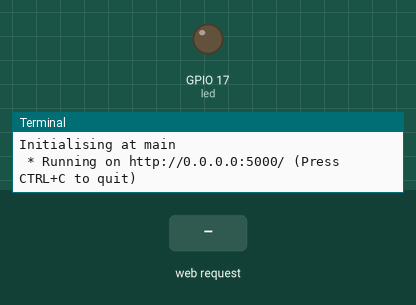
A program run on a simulated Raspberry Pi (BCM pin numbers). Shown: output pins drawn as LEDs (lit = HIGH), the last lines printed to the terminal. The test bench sets the inputs (shaded band). The clock reads 2024-03-15 10:24:30 at power-on unless the program sets it.

Above: at 1.2 s.
1.3 s: HTTP request for / received with the fields Button1=on
At 2.2 s:
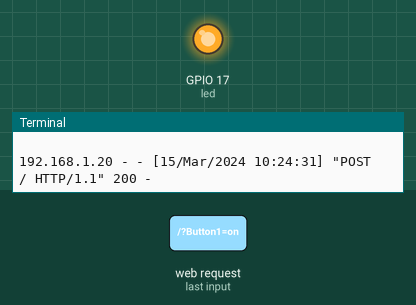
4.3 s: HTTP request for / received with the fields Button1=off
At 5.7 s:
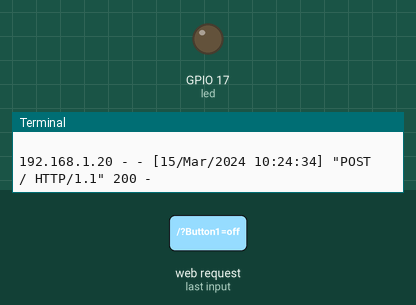
Timing chart, 0 to 7.3 s (numbered marks = the images above; inputs shaded):
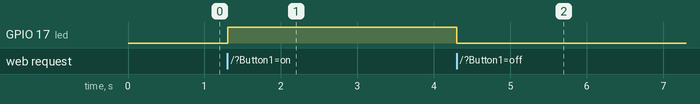

Measured:
- after the input at 1.3 s, GPIO 17 (led): LOW → HIGH at once
- after the input at 4.3 s, GPIO 17 (led): HIGH → LOW at once

The program:

p1.py
```python
# import required modules
from flask import Flask, render_template, Response, request
from time import sleep
import RPi.GPIO as GPIO
led=17
GPIO.setmode(GPIO.BCM)
GPIO.setup(led,GPIO.OUT)
app = Flask(__name__)

@app.route("/", methods=['GET', 'POST'])
def index():
    #print(request.method)
    if request.method == 'POST':
        if request.form.get('Button1') == 'on':
            print("Turning LED on\n")
            GPIO.output(led,True)
        elif request.form.get('Button1') == 'off':
            print('Turning LED off\n')
            GPIO.output(led,False)
        else:
            # pass # unknown
            print("Unknown Button pressed")
    elif request.method == 'GET':
        print("Get method called")
    return render_template("index.html")


if __name__ == '__main__':
	print('Initialising at main')
	app.run(host='0.0.0.0', debug=False)
	print('Exiting')
```
